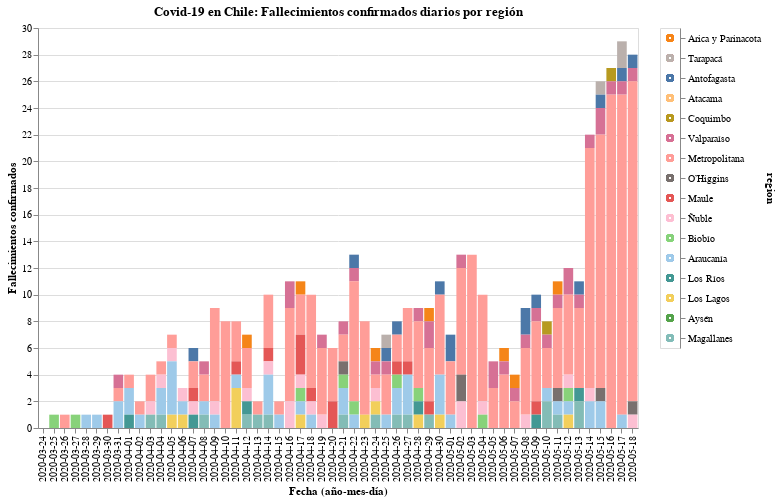

Here is the notebook cell this chart was saved with:
### Code cell
#hide_input

input_dropdown = alt.binding_select(options=new_data['region'].unique())
selection1 = alt.selection_single(fields=['region'], bind=input_dropdown, name=' ')
selection2 = alt.selection_multi(fields=['region'], on='mouseover')

color = alt.condition(selection1 | selection2,
                    alt.Color('region:N', scale=alt.Scale(scheme='tableau20'), legend=None),
                    alt.value('lightgray'))

bars = alt.Chart(new_data).mark_bar().encode(
    x=alt.X('date:O', axis=alt.Axis(title='Fecha (año-mes-día)')),
    y=alt.Y('fallecidos', axis=alt.Axis(title='Fallecimientos confirmados')),
    color=color,
    tooltip=['date', 'region', 'fallecidos'],
    order=alt.Order(
    # Sort the segments of the bars by this field
    'codigo region',
    sort='descending'
    )
    ).properties(
    title='Covid-19 en Chile: Fallecimientos confirmados diarios por región'
).add_selection(
    selection1, selection2
).transform_filter(
    selection1
)

legend = alt.Chart(new_data).mark_point().encode(
    y=alt.Y('region:N', axis=alt.Axis(orient='right'), sort=regiones),
    color=color
).add_selection(
    selection1, selection2
)

bars.properties(width=600, height=400) | legend

### Figure 1 — Vega-Lite specification as saved in the notebook (floating-point values rounded to 4 significant figures; data arrays with more than 128 entries replaced by an {"elided": "..."} marker saying what was removed)
{"config": {"view": {"continuousWidth": 400, "continuousHeight": 300}}, "hconcat": [{"mark": "bar", "encoding": {"color": {"condition": {"type": "nominal", "field": "region", "legend": null, "scale": {"scheme": "tableau20"}, "selection": {"or": [" ", "selector002"]}}, "value": "lightgray"}, "order": {"type": "quantitative", "field": "codigo region", "sort": "descending"}, "tooltip": [{"type": "nominal", "field": "date"}, {"type": "nominal", "field": "region"}, {"type": "quantitative", "field": "fallecidos"}], "x": {"type": "ordinal", "axis": {"title": "Fecha (año-mes-día)"}, "field": "date"}, "y": {"type": "quantitative", "axis": {"title": "Fallecimientos confirmados"}, "field": "fallecidos"}}, "height": 400, "selection": {" ": {"type": "single", "fields": ["region"], "bind": {"input": "select", "options": ["Arica y Parinacota", "Tarapacá", "Antofagasta", "Atacama", "Coquimbo", "Valparaíso", "Metropolitana", "O’Higgins", "Maule", "Ñuble", "Biobío", "Araucanía", "Los Ríos", "Los Lagos", "Aysén", "Magallanes"]}}, "selector002": {"type": "multi", "fields": ["region"], "on": "mouseover"}}, "title": "Covid-19 en Chile: Fallecimientos confirmados diarios por región", "transform": [{"filter": {"selection": " "}}], "width": 600}, {"mark": "point", "encoding": {"color": {"condition": {"type": "nominal", "field": "region", "legend": null, "scale": {"scheme": "tableau20"}, "selection": {"or": [" ", "selector002"]}}, "value": "lightgray"}, "y": {"type": "nominal", "axis": {"orient": "right"}, "field": "region", "sort": ["Arica y Parinacota", "Tarapacá", "Antofagasta", "Atacama", "Coquimbo", "Valparaíso", "Metropolitana", "O’Higgins", "Maule", "Ñuble", "Biobío", "Araucanía", "Los Ríos", "Los Lagos", "Aysén", "Magallanes"]}}, "selection": {" ": {"type": "single", "fields": ["region"], "bind": {"input": "select", "options": ["Arica y Parinacota", "Tarapacá", "Antofagasta", "Atacama", "Coquimbo", "Valparaíso", "Metropolitana", "O’Higgins", "Maule", "Ñuble", "Biobío", "Araucanía", "Los Ríos", "Los Lagos", "Aysén", "Magallanes"]}}, "selector002": {"type": "multi", "fields": ["region"], "on": "mouseover"}}}], "data": {"name": "data-e1bbfaca6e354516bc8aca66310e4b01"}, "$schema": "https://vega.github.io/schema/vega-lite/v4.8.1.json", "datasets": {"data-e1bbfaca6e354516bc8aca66310e4b01": {"elided": "896 records"}}}
